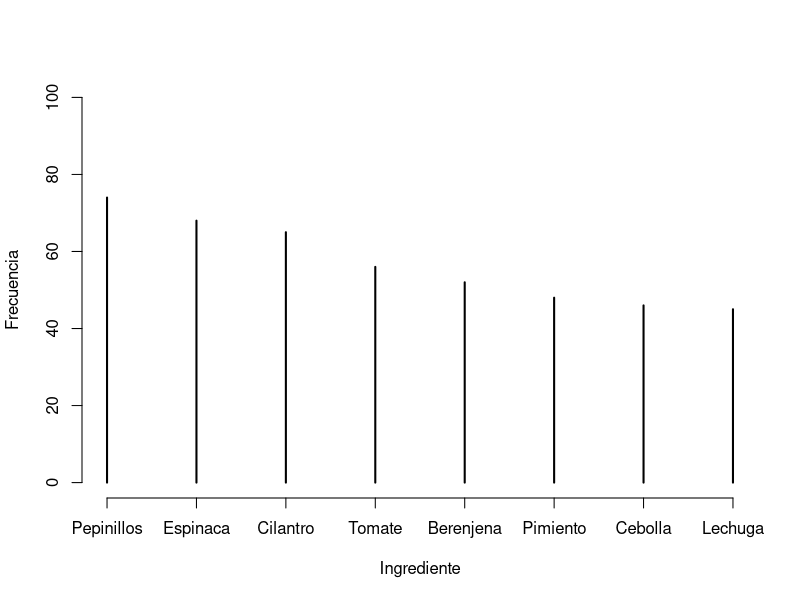

The R script that drew this image:
# Cargar el dataset
data <- read.csv("usuarios.csv", sep=";")

# Calcular la frecuencia de las alergias
# strsplit para dividir los nombres separados por coma
# en elementos individuales
ingredientes_separados <- strsplit(data$alergias, ",")

# unlist para crear un vector para poner los nombres separados
ingredientes <- unlist(ingredientes_separados)
tabla_de_frecuencia <- table(ingredientes)

# ordenar de menor a mayor las frecuencias
alergias_ordenadas <- sort(tabla_de_frecuencia, decreasing = TRUE)
alergia_mas_comun <- names(alergias_ordenadas)[1] # alergia ubicada en el #1

# Mostrar el resultado
cat("La alergia más común es:", alergia_mas_comun)
plot(alergias_ordenadas[1:8], xlab="Ingrediente",
     ylab="Frecuencia", ylim=c(0,100))